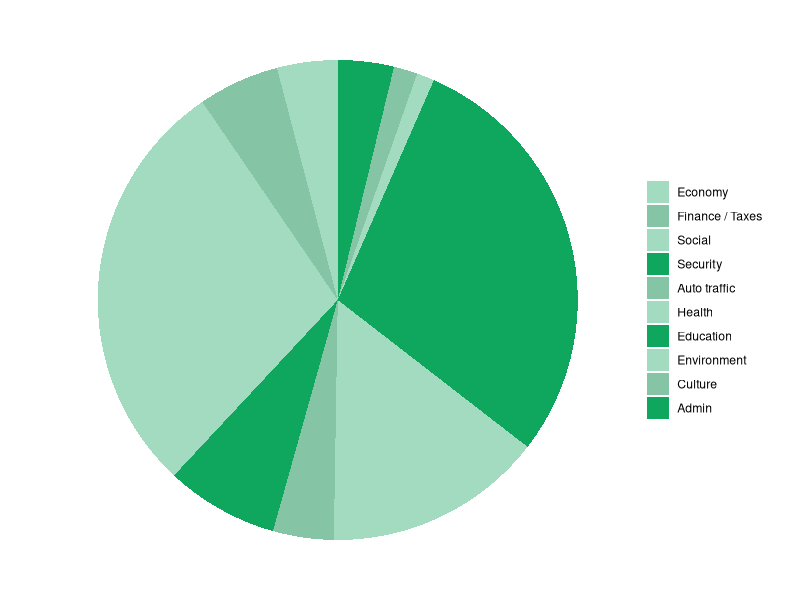
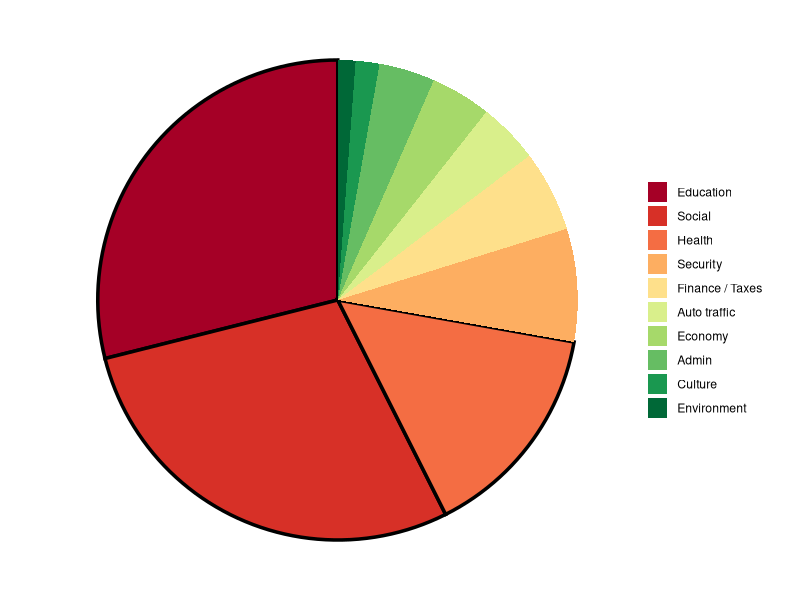

The R script that drew these images, in order:
## ---- chunk 1
#| warning: false
## ---- chunk 2
#| warning: false

library(tibble)
library(ggplot2)
library(dplyr)
library(forcats)

df_pie <- tibble(
  category = c(
    "Admin",
    "Culture",
    "Environment",
    "Education",
    "Health",
    "Auto traffic",
    "Security",
    "Social",
    "Finance / Taxes",
    "Economy"),
  chf = c(
    3.77,
    1.60,
    1.19,
    28.92,
    14.78,
    4.09,
    7.60,
    28.50,
    5.47,
    4.08),
fill = c(
    "#a2dbc0",
    "#86c4a6",
    "#a2dbc0",
    "#0fa65d",
    "#86c4a6",
    "#a2dbc0",
    "#0fa65d",
    "#a2dbc0",
    "#86c4a6",
    "#0fa65d")
  ) %>% mutate(
    category = category %>% fct_inorder() %>% fct_rev()
  )

pie_chart <- df_pie %>% 
  ggplot(aes(x = "", y = chf, fill = category)) +
    geom_bar(stat = "identity", width = 1) +
    coord_polar("y", start = 0) +
    theme_void() +
    scale_fill_manual(values = df_pie$fill) +
    theme(legend.title = element_blank()) 
  
pie_chart

## ---- chunk 3

df_pie_reordered <- df_pie %>% 
  arrange(desc(chf)) %>% 
  mutate(
    color = ifelse(category %in% c("Health", "Social", "Education"),"black", NA),
    category = fct_inorder(category)
  )

pie_chart <- df_pie_reordered %>% 
  ggplot(aes(x = "", y = chf, fill = category)) +
    geom_bar(aes(color = color), linewidth = 1.2, stat = "identity", width = 1 ) +
    coord_polar("y", start = 0) +
    theme_void() +
    scale_fill_brewer(palette = "RdYlGn", direction = 1) +
    scale_color_identity() +
    # scale_fill_manual(values = df_pie$fill) +
    theme(legend.title = element_blank())

pie_chart

